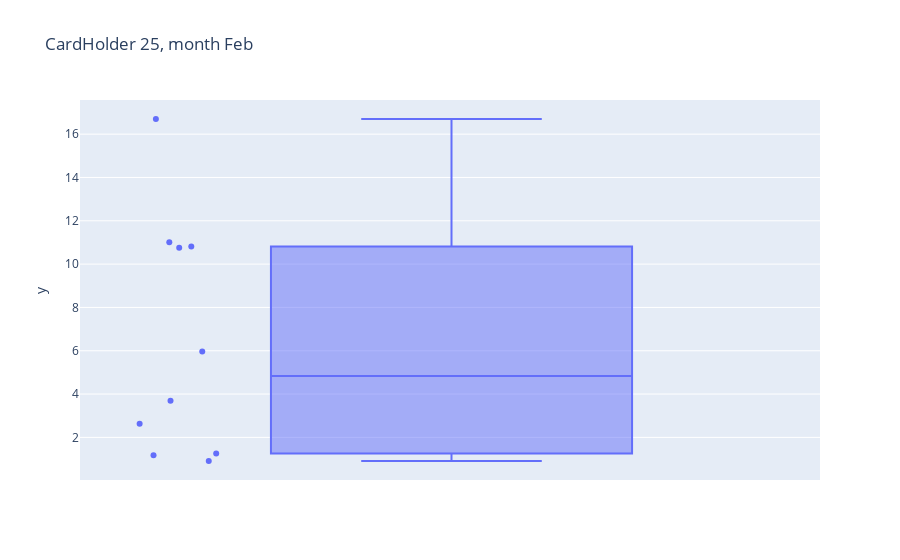

The code cell stored with this chart in its notebook:
### Code cell
#February doesn't seem to show any anomalies (the only month)
l_plotly_plots[1]

### Figure 1 — Plotly figure (JSON) as saved in the notebook; plotly's stock layout.template omitted (floating-point values rounded to 4 significant figures)
{"data": [{"alignmentgroup": "True", "boxpoints": "all", "hovertemplate": "y=%{y}<extra></extra>", "legendgroup": "", "marker": {"color": "#636efa"}, "name": "", "notched": false, "offsetgroup": "", "orientation": "v", "showlegend": false, "type": "box", "x0": " ", "xaxis": "x", "y": [10.75, 10.81, 5.97, 3.69, 16.7, 1.26, 2.63, 11.01, 0.91, 1.18], "y0": " ", "yaxis": "y"}], "layout": {"boxmode": "group", "legend": {"tracegroupgap": 0}, "title": {"text": "CardHolder 25, month Feb"}, "xaxis": {"anchor": "y", "domain": [0, 1]}, "yaxis": {"anchor": "x", "domain": [0, 1], "title": {"text": "y"}}}}
